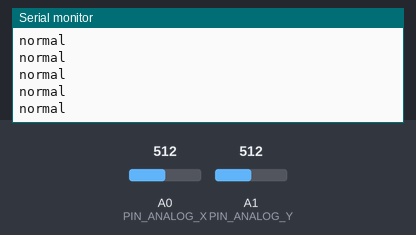
The sketch below on a simulated Arduino Uno, built with avr-gcc and run on an emulated ATmega328P. On the bench: the last lines printed to the serial monitor. The inputs (shaded band) are chosen by the test bench; at power-on: A1 (PIN_ANALOG_Y) = 512, A0 (PIN_ANALOG_X) = 512.

Above: at 1.2 s.
1.3 s: A1 (PIN_ANALOG_Y) set to 25
At 1.48 s:
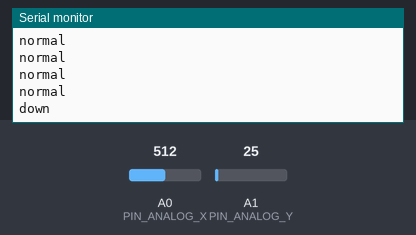
3.3 s: A0 (PIN_ANALOG_X) set to 25
At 3.44 s:
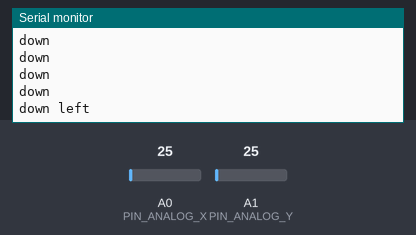
5.2 s: A0 (PIN_ANALOG_X) set to 1000
At 5.39 s:
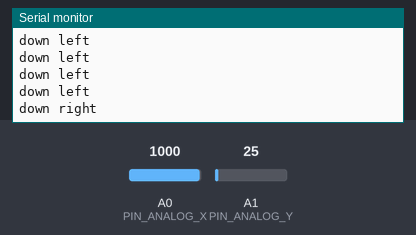
7.2 s: A1 (PIN_ANALOG_Y) set to 495
At 7.35 s:
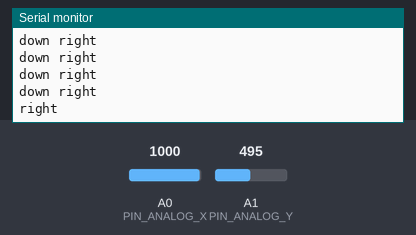
9.1 s: A1 (PIN_ANALOG_Y) set to 1000
At 9.3 s:
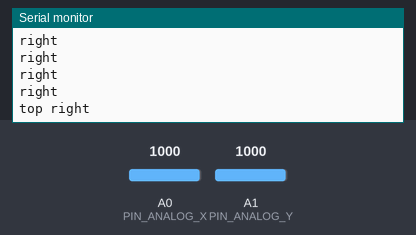
11.1 s: A0 (PIN_ANALOG_X) set to 511
At 11.25 s:
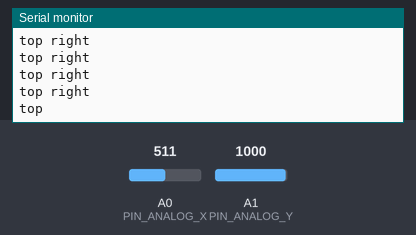

Measured:
- after the input at 1.3 s, the serial monitor: prints a new line after 0.05 s (image 1)
- after the input at 3.3 s, the serial monitor: prints a new line at once (image 2)
- after the input at 5.2 s, the serial monitor: prints a new line after 0.06 s (image 3)
- after the input at 7.2 s, the serial monitor: prints a new line at once (image 4)
- after the input at 9.1 s, the serial monitor: prints a new line after 0.07 s (image 5)
- after the input at 11.1 s, the serial monitor: prints a new line at once (image 6)

The sketch:

joystick_V2.ino
```cpp
// define global variables for analog pins.

// X values will be read from pin 0 and Y from pin 1

#define PIN_ANALOG_X 0

#define PIN_ANALOG_Y 1

int distanceX = 0;
int distanceY = 0;

void setup() {

 // Start serial because we will observe values at serial monitor

 Serial.begin(9600);

}


void loop() {

distanceX = analogRead(PIN_ANALOG_X) ;
distanceY = analogRead(PIN_ANALOG_Y) ;

if (distanceX>490&&distanceX<515&&distanceY>490&&distanceY<515){
  Serial.println("normal");
}
  else
  if (distanceX>-1&&distanceX<20&&distanceY>490&&distanceY<515){
  Serial.println("left");
  }
  else
  if (distanceX>-1&&distanceX<35&&distanceY>990&&distanceY<1024){
  Serial.println("top left");
  }
  else
  if (distanceX>485&&distanceX<515&&distanceY>990&&distanceY<1024){
  Serial.println("top");
  }
  else
  if (distanceX>990&&distanceX<1024&&distanceY>990&&distanceY<1024){
  Serial.println("top right");
  }
  else
  if (distanceX>990&&distanceX<1024&&distanceY>490&&distanceY<515){
  Serial.println("right");
  }
  else
  if (distanceX>990&&distanceX<1024&&distanceY>-1&&distanceY<35){
  Serial.println("down right");
  }
  else
  if (distanceX>485&&distanceX<515&&distanceY>-1&&distanceY<35){
  Serial.println("down");
  }
  else
  if (distanceX>-1&&distanceX<35&&distanceY>-1&&distanceY<35){
  Serial.println("down left");
  }
 // Some delay to clearly observe your values on serial monitor.

 delay(150);

}
```
